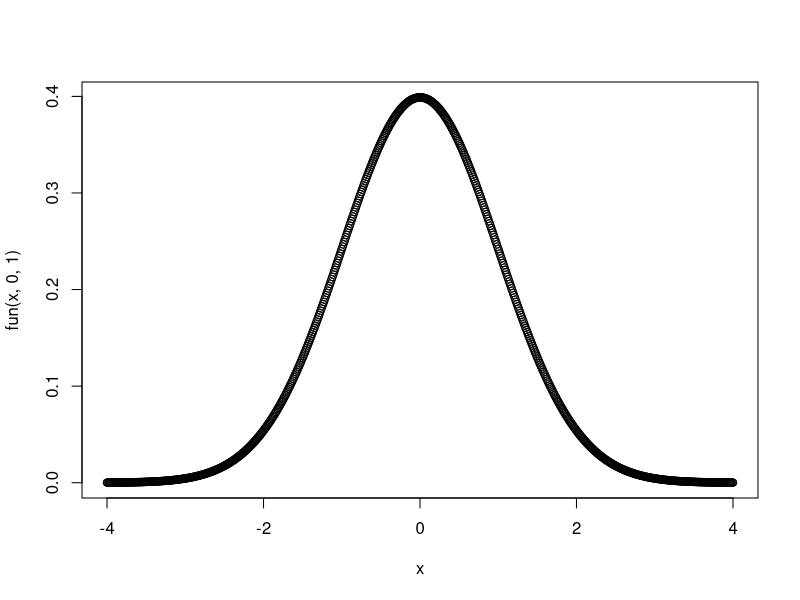

Write the R code that produced this figure.
fun<-function(x,mu,sigma){
    fun=(1/sqrt(2*pi*sigma))*exp((-(x-mu)^2)/(2*sigma^2))
}
x=seq(-4,4,0.01)
plot(x,fun(x,0,1))
